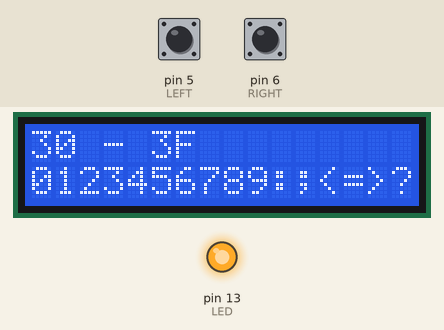
This sketch was run on a simulated Arduino Uno, built with avr-gcc and run on an emulated ATmega328P. Shown: 16×2 character LCD, output pins drawn as LEDs (lit = HIGH). The test bench sets the inputs (shaded band); at power-on: pin 6 (RIGHT) HIGH, pin 5 (LEFT) LOW.

Above: at 1.2 s.
1.3 s: pin 6 (RIGHT) pulled LOW for 0.15 s
At 2.0 s:
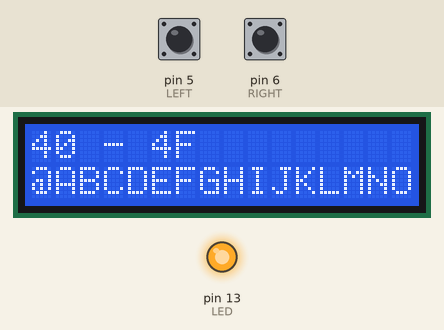
2.9 s: pin 6 (RIGHT) pulled LOW for 1 s
At 4.5 s:
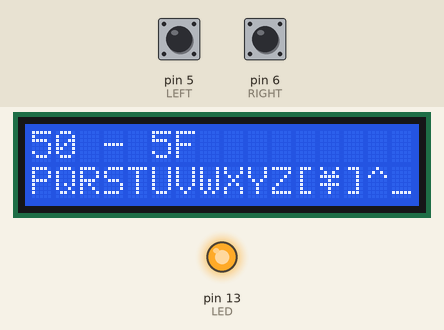
5.4 s: pin 6 (RIGHT) pulled LOW for 0.15 s
At 6.4 s:
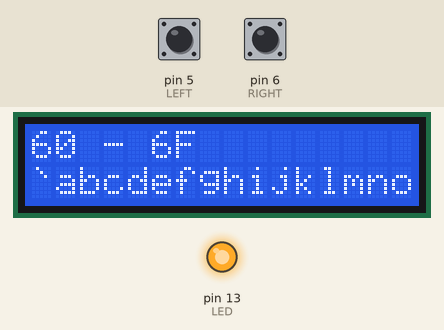
7.0 s: pin 6 (RIGHT) pulled LOW for 3.2 s
At 10.5 s:
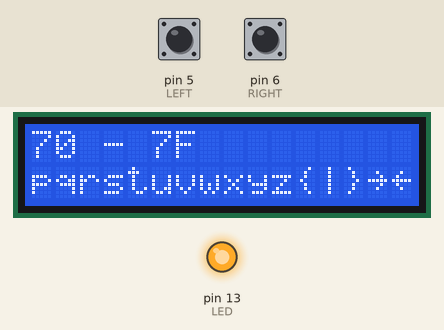
11.7 s: pin 6 (RIGHT) pulled LOW for 0.15 s
At 12.4 s:
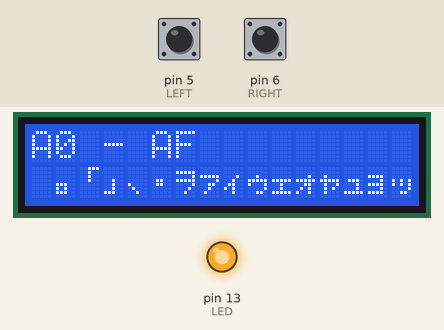
13.3 s: pin 6 (RIGHT) pulled LOW for 1 s
At 14.8 s:
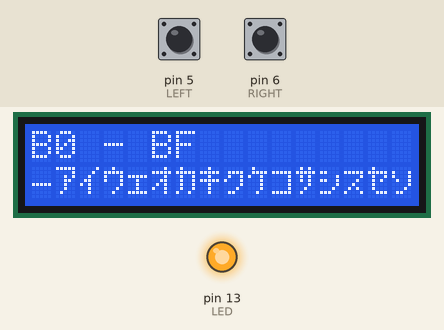
Timing chart, 0 to 16.3 s (numbered marks = the images above; inputs shaded):
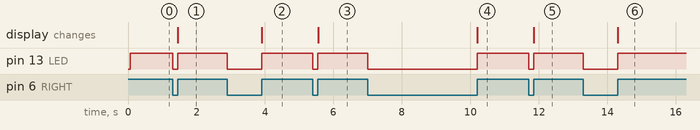

The sketch:

LCDCharacterView.ino
```cpp
#include <LiquidCrystal.h>

const byte // Pins
  RS = 2, E = 3,
  D4 = 8, D5 = 9, D6 = 10, D7 = 11,
  LED = 13,
  LEFT = 5, RIGHT = 6
;
const String TO = " - ";

/*
  Hitachi HD44780 supports codepoints 0x00 to 0xFF,
  which is the range allocated with a byte.
  For most architectures,
  unsigned char allocates the same amount as a byte,
  though this is not guaranteed and therefore its use is discouraged.

  You can find a summary of the characters and font at:
  https://en.wikipedia.org/wiki/Special:PermanentLink/970146382#Font
*/
byte
  prevState = 0, state,
  row = 0x20, c, rowEnd // c and rowEnd only used in draw()
;

const LiquidCrystal LCD(RS, E, D4, D5, D6, D7);

void setup() {
  LCD.begin(16, 2);
  pinMode(LED, OUTPUT);
  pinMode(LEFT, INPUT);
  pinMode(RIGHT, INPUT);
  draw();
}

void loop() {
  state = digitalRead(RIGHT) == HIGH;
  if(digitalRead(LEFT) == HIGH) state += 2;
  if(prevState) {
    if(!state) digitalWrite(LED, LOW);
  } else switch(state) {
    case 1: // Right
      row += 16;
      draw();
      break;
    case 2: // Left
      row -= 16;
      draw();
  }
  prevState = state;
}

void draw() {
///

digitalWrite(LED, HIGH);
LCD.clear();

// Warps around blank rows
switch(row) {
  case 0x00: row = 0x20; break;
  case 0x80: row = 0xA0; break;
  case 0x10: row = 0xF0; break;
  case 0x90: row = 0x70;
}

LCD.print(row, HEX);
LCD.print(TO);
LCD.print(rowEnd = row + 15, HEX);
LCD.setCursor(0, 1);

for(c = row; c < rowEnd;) LCD.write(c++);
LCD.write(c);

///
}
```

Measured:
- after the input at 1.3 s, pin 13 (LED): HIGH → LOW at once, → HIGH 0.15 s later; the display: changes after 0.16 s (image 1)
- after the input at 2.9 s, pin 13 (LED): HIGH → LOW at once, → HIGH 1.0 s later; the display: changes after 1.0 s (image 2)
- after the input at 5.4 s, pin 13 (LED): HIGH → LOW at once, → HIGH 0.15 s later; the display: changes after 0.16 s (image 3)
- after the input at 7.0 s, pin 13 (LED): HIGH → LOW at once, → HIGH 3.2 s later; the display: changes after 3.2 s (image 4)
- after the input at 11.7 s, pin 13 (LED): HIGH → LOW at once, → HIGH 0.15 s later; the display: changes after 0.16 s (image 5)
- after the input at 13.3 s, pin 13 (LED): HIGH → LOW at once, → HIGH 1.0 s later; the display: changes after 1.0 s (image 6)
